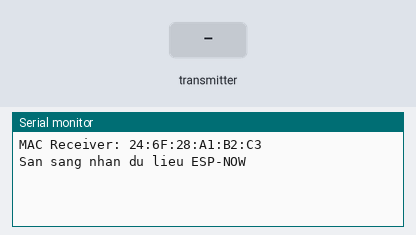
The program below on a simulated ESP32. On the bench: the last lines printed to the serial monitor. The inputs (shaded band) are chosen by the test bench.

Above: at 1.2 s.
1.3 s: the transmitter starts sending id = 0
At 1.61 s:
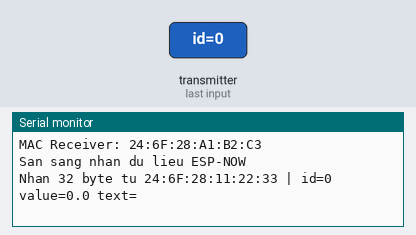
3.3 s: the transmitter starts sending value = 25
At 3.61 s:
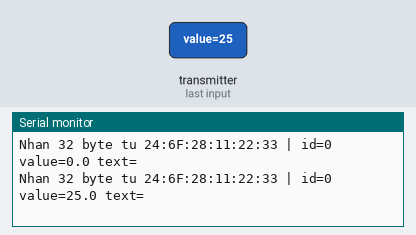
4.8 s: the transmitter starts sending text = 0
At 5.11 s:
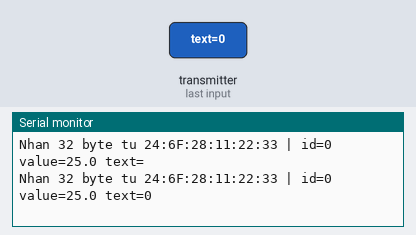
6.3 s: the transmitter starts sending id = 1
At 6.61 s:
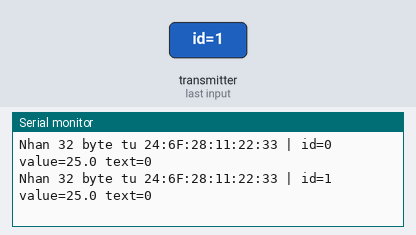
7.8 s: the transmitter starts sending value = 0
At 8.11 s:
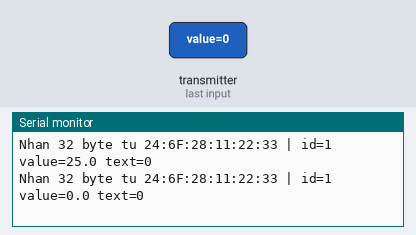
9.3 s: the transmitter starts sending text = 1
At 9.61 s:
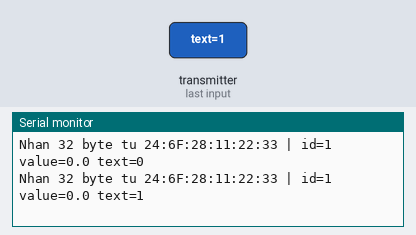

Measured:
- after the input at 1.3 s, the serial monitor: prints a new line at once (image 1)
- after the input at 3.3 s, the serial monitor: prints a new line at once (image 2)
- after the input at 4.8 s, the serial monitor: prints a new line at once (image 3)
- after the input at 6.3 s, the serial monitor: prints a new line at once (image 4)
- after the input at 7.8 s, the serial monitor: prints a new line at once (image 5)
- after the input at 9.3 s, the serial monitor: prints a new line at once (image 6)

The program:

main.cpp
```cpp
#include <WiFi.h>
#include <esp_now.h>

typedef struct {
  uint32_t id;
  float value;
  char text[24];
} Packet;

void onRecv(const esp_now_recv_info_t* info, const uint8_t* data, int len) {
  Packet p;
  memcpy(&p, data, sizeof(p));
  Serial.printf("Nhan %d byte tu %02X:%02X:%02X:%02X:%02X:%02X | id=%lu value=%.1f text=%s\n",
                len,
                info->src_addr[0], info->src_addr[1], info->src_addr[2],
                info->src_addr[3], info->src_addr[4], info->src_addr[5],
                (unsigned long)p.id, p.value, p.text);
}

void setup() {
  Serial.begin(115200);
  WiFi.mode(WIFI_STA);
  Serial.print("MAC Receiver: ");
  Serial.println(WiFi.macAddress());

  if (esp_now_init() != ESP_OK) {
    Serial.println("esp_now_init that bai");
    return;
  }
  esp_now_register_recv_cb(onRecv);
  Serial.println("San sang nhan du lieu ESP-NOW");
}

void loop() {
  delay(1000);
}
```
